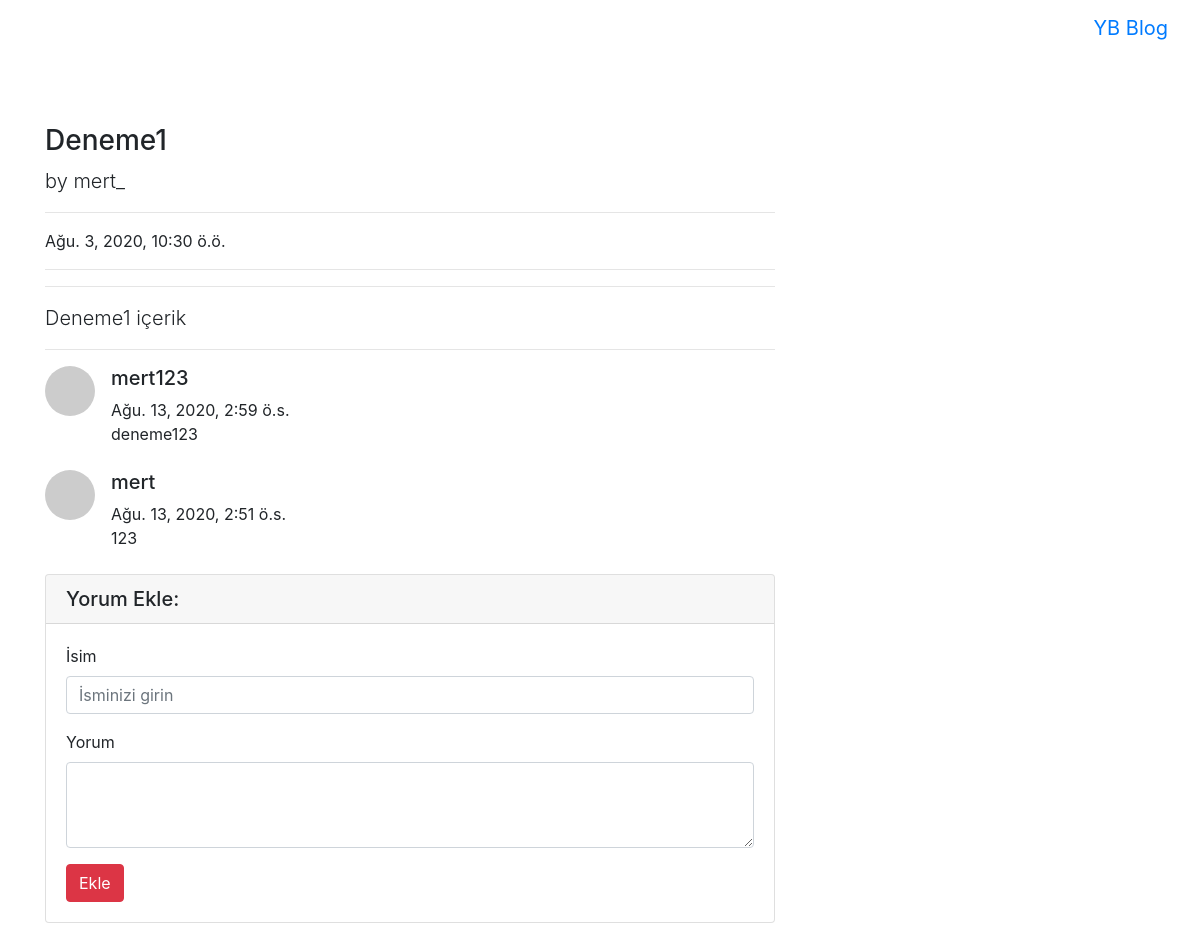
The app's page /articles/article/1 with its own data.
### article/models.py (models this page shows, shortened)
class Article(models.Model):
    author = models.ForeignKey("auth.User",on_delete = models.CASCADE,verbose_name="Yazar")
    title = models.CharField(max_length = 50,verbose_name="Başlık")
    content = RichTextField(verbose_name="İçerik")
    created_date = models.DateTimeField(auto_now_add=True,verbose_name="Oluşturulma Tarihi")
    class Meta:
        ordering = ['-created_date'] #en son eklenen makale en başta gözükecek

class Comment(models.Model):
    article = models.ForeignKey(Article,on_delete = models.CASCADE,
    verbose_name="Makale",related_name="comments")
    comment_author = models.CharField(max_length=50,verbose_name="Yazar")
    comment_content = models.CharField(max_length=200,verbose_name="Yorum")
    comment_date = models.DateTimeField(auto_now_add=True)
    class Meta:
        ordering = ['-comment_date']

### article/views.py (the view)
# urls.py: path('article/<int:id>',views.detail,name = "detail"),
def detail(request,id):
    article = get_object_or_404(Article,id = id)
    comments = article.comments.all()
    return render(request,"detail.html",{"article" : article,"comments":comments})

### templates/detail.html (shortened to what this page needs)
{% extends "layout.html" %}
{% block body %}
<div class="row">
    <div class="col-lg-8">
      <h3 class="mt-4">{{article.title}}</h3>
      <p class="lead">
        by
        {{article.author.username}}
      </p>
      <hr>
      <p>{{article.created_date}}</p>
      <hr>
      <hr>
      <p class="lead">
        {{article.content|safe}}
      </p>
      <hr>
      {% if comments %}
      {% for comment in comments  %}
      <div class="media mb-4">
        <img class="d-flex mr-3 rounded-circle" src="http://placehold.it/50x50" alt="">
        <div class="media-body">
          <h5 class="mt-0">{{comment.comment_author}}</h5>
          {{comment.comment_date}}
          <br>
          {{comment.comment_content}}
        </div>
      </div>
      {% endfor %}
      {% else %}
        <div class="alert alert-danger">
          Bu makaleye herhangi bir yorum yazılmamış.
        </div>
      {% endif %}
     <div class="card my-4">
      <h5 class="card-header">Yorum Ekle:</h5>
          <div class="card-body">
            <form  method ="post" action="{% url 'article:comment' article.id %}">
              <div class="form-group">
                  <label for="formGroupExampleInput">İsim</label>
                  <input name = "comment_author" type="text" class="form-control" id="formGroupExampleInput" placeholder="İsminizi girin">
                </div>
              <div class="form-group">
                  <label for="formGroupExampleInput">Yorum</label>
                <textarea name = "comment_content" class="form-control" rows="3"></textarea>
              </div>
              <button type="submit" class="btn btn-danger">Ekle</button>
            </form>
          </div>
    </div>
    </div>
  </div>
{% endblock body %}

### records on screen
Article: title "Deneme1", author.username "mert_", created_date "Ağu. 3, 2020, 10:30 ö.ö.", content "Deneme1 içerik"
Comment: comment_author "mert123", comment_date "Ağu. 13, 2020, 2:59 ö.s.", comment_content "deneme123"
Comment: comment_author "mert", comment_date "Ağu. 13, 2020, 2:51 ö.s.", comment_content "123"
